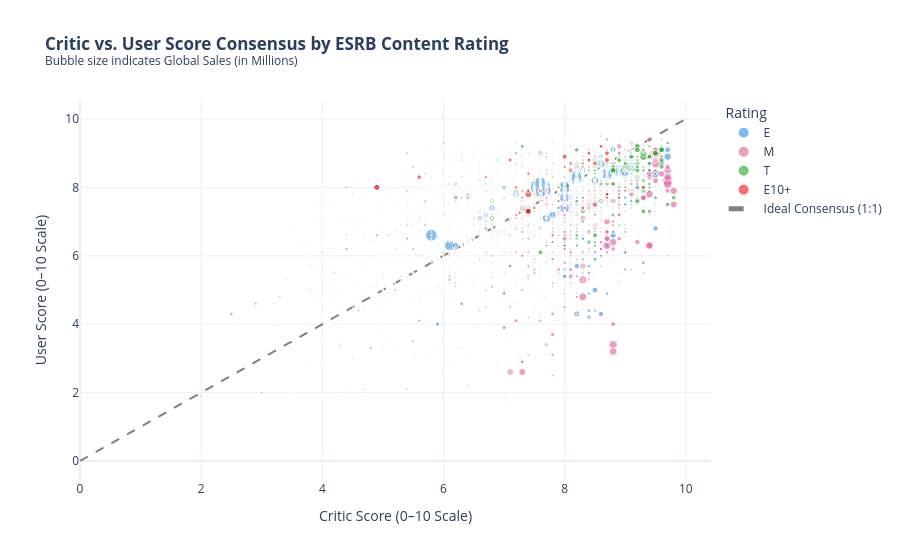

Source (notebook cell):
### Code cell
# Filter rows with complete score and rating data
ratings_df = df_clean.dropna(subset=['Critic_Score_Scaled', 'User_Score', 'Rating', 'Global_Sales'])
ratings_df = ratings_df[ratings_df['Rating'].isin(['E', 'E10+', 'T', 'M'])]

fig3 = px.scatter(
    ratings_df,
    x='Critic_Score_Scaled',
    y='User_Score',
    color='Rating',
    size='Global_Sales',
    hover_name='Name',
    title='<b>Critic vs. User Score Consensus by ESRB Content Rating</b><br><sup>Bubble size indicates Global Sales (in Millions)</sup>',
    labels={'Critic_Score_Scaled': 'Critic Score (0–10 Scale)', 'User_Score': 'User Score (0–10 Scale)'},
    color_discrete_sequence=px.colors.qualitative.Dark24,
    opacity=0.6
)
# Add identity diagonal reference line
fig3.add_trace(go.Scatter(x=[0, 10], y=[0, 10], mode='lines', line=dict(dash='dash', color='gray'), name='Ideal Consensus (1:1)'))
fig3.show()

### Figure 1 — Plotly figure (JSON) as saved in the notebook; plotly's stock layout.template omitted (floating-point values rounded to 4 significant figures; data arrays with more than 128 entries replaced by an {"elided": "..."} marker saying what was removed)
{"data": [{"hovertemplate": "<b>%{hovertext}</b><br><br>Rating=E<br>Critic Score (0–10 Scale)=%{x}<br>User Score (0–10 Scale)=%{y}<br>Global_Sales=%{marker.size}<extra></extra>", "hovertext": {"elided": "2156 str values"}, "legendgroup": "E", "marker": {"color": "#2E91E5", "opacity": 0.6, "size": {"elided": "2156 float values"}, "sizemode": "area", "sizeref": 0.2063, "symbol": "circle"}, "mode": "markers", "name": "E", "showlegend": true, "type": "scattergl", "x": {"elided": "2156 float values"}, "xaxis": "x", "y": {"elided": "2156 float values"}, "yaxis": "y"}, {"hovertemplate": "<b>%{hovertext}</b><br><br>Rating=M<br>Critic Score (0–10 Scale)=%{x}<br>User Score (0–10 Scale)=%{y}<br>Global_Sales=%{marker.size}<extra></extra>", "hovertext": {"elided": "1485 str values"}, "legendgroup": "M", "marker": {"color": "#E15F99", "opacity": 0.6, "size": {"elided": "1485 float values"}, "sizemode": "area", "sizeref": 0.2063, "symbol": "circle"}, "mode": "markers", "name": "M", "showlegend": true, "type": "scattergl", "x": {"elided": "1485 float values"}, "xaxis": "x", "y": {"elided": "1485 float values"}, "yaxis": "y"}, {"hovertemplate": "<b>%{hovertext}</b><br><br>Rating=T<br>Critic Score (0–10 Scale)=%{x}<br>User Score (0–10 Scale)=%{y}<br>Global_Sales=%{marker.size}<extra></extra>", "hovertext": {"elided": "2455 str values"}, "legendgroup": "T", "marker": {"color": "#1CA71C", "opacity": 0.6, "size": {"elided": "2455 float values"}, "sizemode": "area", "sizeref": 0.2063, "symbol": "circle"}, "mode": "markers", "name": "T", "showlegend": true, "type": "scattergl", "x": {"elided": "2455 float values"}, "xaxis": "x", "y": {"elided": "2455 float values"}, "yaxis": "y"}, {"hovertemplate": "<b>%{hovertext}</b><br><br>Rating=E10+<br>Critic Score (0–10 Scale)=%{x}<br>User Score (0–10 Scale)=%{y}<br>Global_Sales=%{marker.size}<extra></extra>", "hovertext": {"elided": "963 str values"}, "legendgroup": "E10+", "marker": {"color": "#FB0D0D", "opacity": 0.6, "size": {"elided": "963 float values"}, "sizemode": "area", "sizeref": 0.2063, "symbol": "circle"}, "mode": "markers", "name": "E10+", "showlegend": true, "type": "scattergl", "x": {"elided": "963 float values"}, "xaxis": "x", "y": {"elided": "963 float values"}, "yaxis": "y"}, {"line": {"color": "gray", "dash": "dash"}, "mode": "lines", "name": "Ideal Consensus (1:1)", "type": "scatter", "x": [0, 10], "y": [0, 10]}], "layout": {"legend": {"itemsizing": "constant", "title": {"text": "Rating"}, "tracegroupgap": 0}, "title": {"text": "<b>Critic vs. User Score Consensus by ESRB Content Rating</b><br><sup>Bubble size indicates Global Sales (in Millions)</sup>"}, "xaxis": {"anchor": "y", "domain": [0, 1], "title": {"text": "Critic Score (0–10 Scale)"}}, "yaxis": {"anchor": "x", "domain": [0, 1], "title": {"text": "User Score (0–10 Scale)"}}}}
